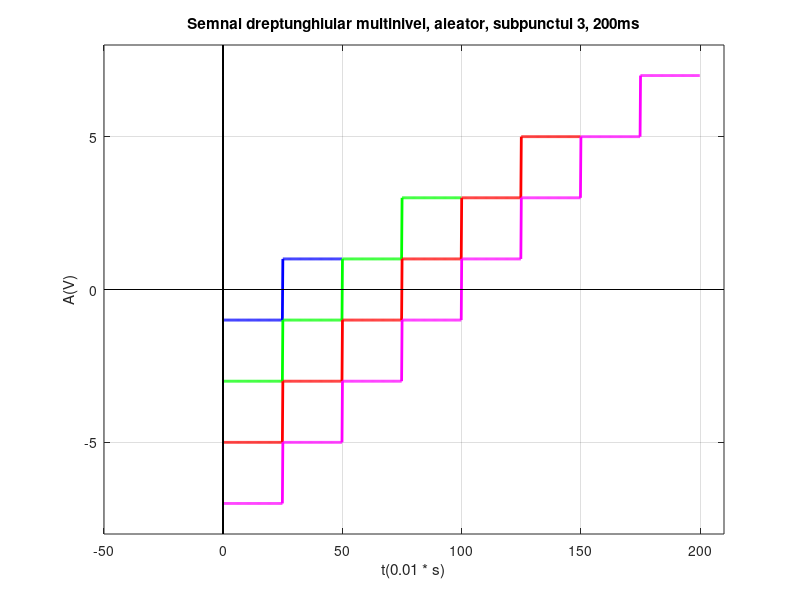

Write the MATLAB code that produced this figure.
% rezolutie temporara de 200ms
% semnal dreptunghiular multinivel, aleator
% nivelurile
%a) {-1, 1}
%b) {-3,-1,1,3}
%c) {-5,-3,-1,1,3,5}
%d) {-7,-5,-3,-1,1,3,5,7}

% pt a efectua calcule mai simple voi realiza reprezentarea folosind in loc
% de s ca unitate de masura a timpului 0.01 * s
t = 0 : 0.2 : 200;

% a)
xa = zeros(length(t));
xa(1 : 125) = -1;
xa(126 : 250) = 1;

% b)
xb = zeros(length(t));
xb(1 : 125) = -3;
xb(126 : 250) = -1;
xb(251 : 375) = 1;
xb(376 : 500) = 3;

% c)
xc = zeros(length(t));
xc(1 : 125) = -5;
xc(126 : 250) = -3;
xc(251 : 375) = -1;
xc(376 : 500) = 1;
xc(501 : 625) = 3;
xc(626 : 750) = 5;

% d)
xd = zeros(length(t));
xd(1 : 125) = -7;
xd(126 : 250) = -5;
xd(251 : 375) = -3;
xd(376 : 500) = -1;
xd(501 : 625) = 1;
xd(626 : 750) = 3;
xd(751 : 875) = 5;
xd(876 : 1000) = 7;

% variabile utilizate pentru evidentierea axei x
xaxis_1 = -50 : 0.2 : 210;
xaxis_2 = zeros(length(xaxis_1));

% variabile utilizate pentru evidentierea axei y
yaxis_1 = -8 : 0.2 : 8;
yaxis_2 = zeros(length(yaxis_1));

figure(1);
% a)
plot(t(1:250), xa(1:250), '-b', 'LineWidth', 2.0);
hold on;
% b)
plot(t(1:500), xb(1:500), '-g', 'LineWidth', 2.0);
hold on;
% c)
plot(t(1:750), xc(1:750), '-r', 'LineWidth', 2.0);
hold on;
% d)
plot(t(1:1000), xd(1:1000), '-m', 'LineWidth', 2.0);
hold on;

title('Semnal dreptunghiular multinivel, aleator, subpunctul 3, 200ms');
plot(xaxis_1, xaxis_2, '-k', 'LineWidth', 0.5);
hold on;

plot(yaxis_2, yaxis_1, '-k', 'LineWidth', 0.5);
hold on;

xlabel('t(0.01 * s)');
ylabel('A(V)');
axis([-50 210 -8 8]);
grid;
